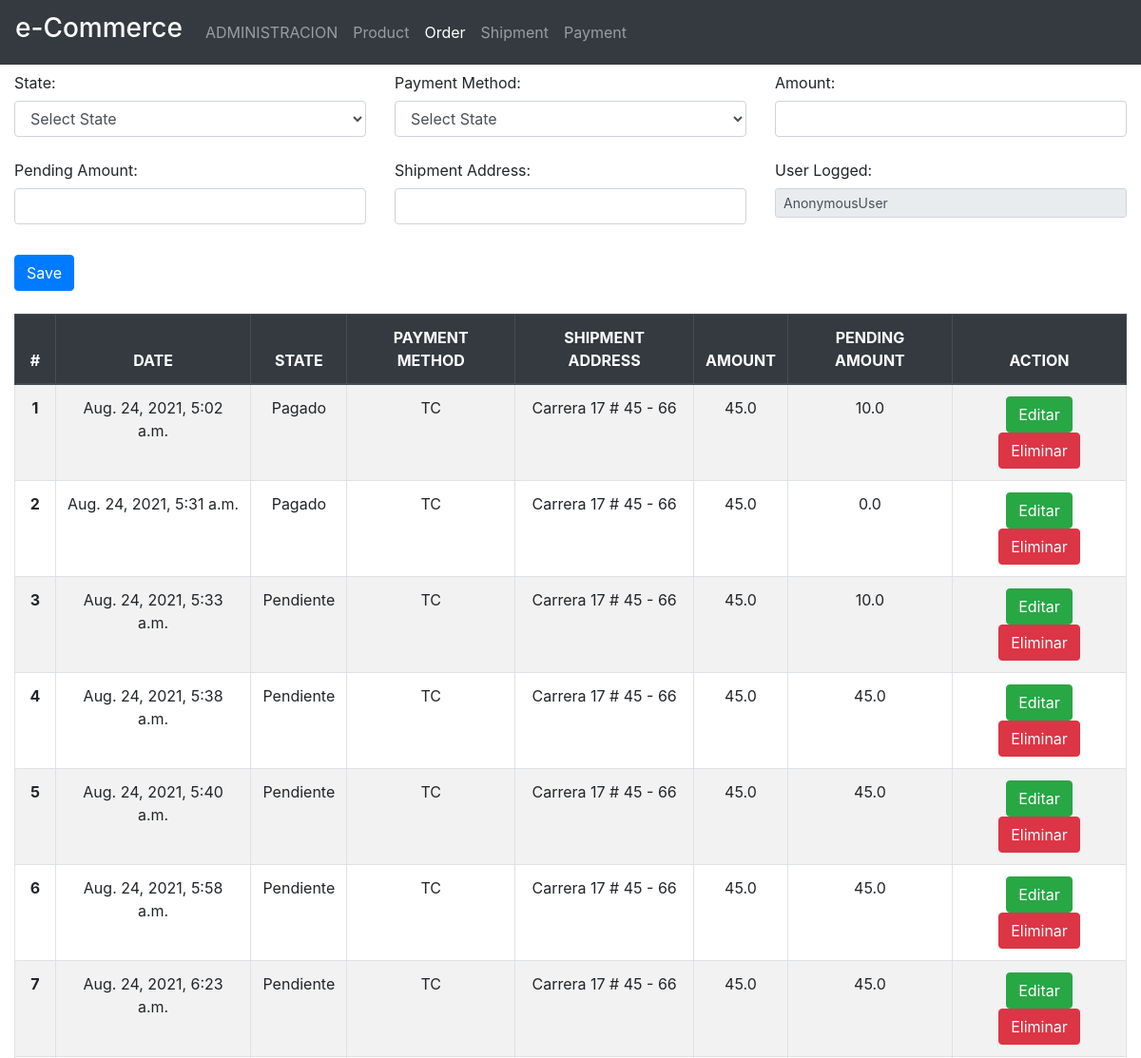
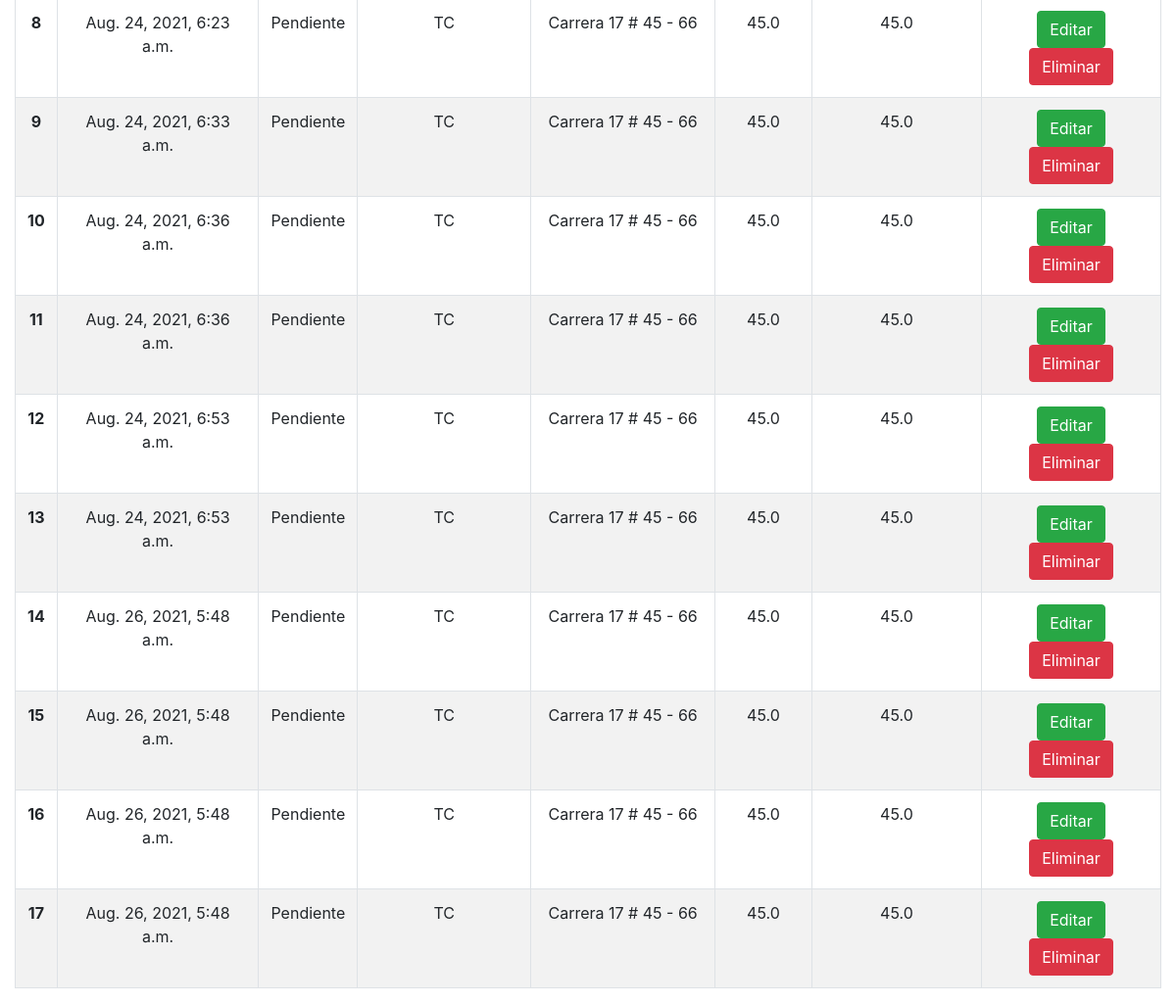
The page /order/ on the database its author committed (2 pictures, top to bottom).
### ordermanagement/models.py (models this page shows, shortened)
class Order(models.Model):
    id = models.AutoField(primary_key = True)
    state = models.ForeignKey(StateOrder, blank=False, on_delete=models.CASCADE)
    payment_method = models.ForeignKey(PaymentMethod, blank=False, on_delete=models.CASCADE)
    shipment_address = models.CharField(max_length=50)
    amount = models.FloatField()
    pending_amount = models.FloatField(blank=True,null=True)
    orderproducts = models.ManyToManyField(Product, through='OrderProduct')
    user = models.ForeignKey(User, blank=False, on_delete=models.CASCADE)
    datetime_created = models.DateTimeField('Fecha de creación de la orden',auto_now= False, auto_now_add = True)
    datetime_updated = models.DateTimeField('Fecha de actualización de la orden',auto_now= True, auto_now_add = False)

### principal/models.py (models this page shows)
class StateOrder(models.Model):
    id = models.AutoField(primary_key = True)
    name = models.CharField(max_length=50)
    description = models.CharField(max_length=50)
    def __str__(self):
        return (self.name)

class PaymentMethod(models.Model):
    id = models.AutoField(primary_key = True)
    name = models.CharField(max_length=50)
    description = models.CharField(max_length=50)
    def __str__(self):
        return (self.name)

### ordermanagement/views.py (the view)
# urls.py: path('order/', OrderFormView, name='order'),
def OrderFormView(request):
    template = loader.get_template('order.html')
    if request.method == 'POST':
        print('AQUI',request.POST)
        form = OrderForm(request.POST)
        if ('payment_method' in request.POST) or ('pending_amount' in request.POST):
            if form.is_valid():
                form.save()
            return HttpResponseRedirect('/order/')
        elif 'delete' in request.POST:
            data=json.loads(request.POST['delete'])
            if data:
                id = data['id']
                print(id)
                Order.objects.filter(id=id).delete()
            return HttpResponseRedirect('/order/')
        elif 'editar' in request.POST:
            data=json.loads(request.POST['editar'])
            id = data['id']
            fields = data['detalleArray']
            state = StateOrder.objects.filter(id=fields['state']).first()
            payment_method = PaymentMethod.objects.filter(id=fields['payment_method']).first()
            amount = fields['amount']
            pending_amount = fields['pending_amount']
            shipment_address = fields['shipment_address']
            Order.objects.filter(id=id).update(state=state,payment_method=payment_method,amount=amount,pending_amount=pending_amount,shipment_address=shipment_address)
            return HttpResponseRedirect('/order/')
        else:
            return HttpResponseRedirect('/Error/')
    else:
            form = OrderForm()
            context ={'form': form,
            'user': {'idUser':request.user.id, 'user':request.user},
            'orders': Order.objects.all(),
            'states':StateOrder.objects.all(),
            'paymentMethods':PaymentMethod.objects.all()
            }
    return HttpResponse(template.render(context, request))

### ordermanagement/forms.py
class OrderForm(forms.ModelForm):
    class Meta:
        model = Order
        fields = [
        'state',
        'payment_method',
        'shipment_address',
        'amount',
        'pending_amount'
        ]
        widgets = {
            'state' : forms.Select(attrs={'class':'form-control'}),
            'payment_method' : forms.Select(attrs={'class':'form-control'}),
            'shipment_address' : forms.TextInput(attrs={'class':'form-control'}),
            'amount' : forms.TextInput(attrs={'class':'form-control', 'type':'number'}),
            'pending_amount' : forms.TextInput(attrs={'class':'form-control', 'type':'number'})
        }

### ordermanagement/templates/order.html (shortened to what this page needs)
{% extends 'base.html' %}
{% block clase1 %}active{% endblock %}
{% block content %}
<div class="container-fluid">
    <form action="/order/" method="POST" enctype="multipart/form-data">{% csrf_token %}
        <div class="row ">
            <div class="form-group col-md-4">
                <label for="desde-text" class="col-form-label">State:</label>
                <select class="form-control" name="state">
                    <option value="0">Select State</option>
                </select>
            </div>
            <div class="form-group col-md-4">
                <label for="desde-text" class="col-form-label">Payment Method:</label>
                <select class="form-control" name="payment_method">
                    <option value="0">Select State</option>
                </select>
            </div>
            <div class="form-group col-md-4">
                <label for="desde-text" class="col-form-label">Amount:</label>
                {{form.amount}}
            </div>
        </div>
        <div class="row">
            <div class="form-group col-md-4">
                <label for="desde-text" class="col-form-label">Pending Amount:</label>
                {{form.pending_amount}}
            </div>
            <div class="form-group col-md-4">
                <label for="message-text" class="col-form-label">Shipment Address:</label>
                {{form.shipment_address}}
            </div>
            <div class="form-group col-md-4">
                <label for="message-text" class="col-form-label">User Logged:</label>
                <input class="form-control form-control-sm" value="{{user.user}}" type="text"
                id="saddress" REQUIRED name="iduser" disabled>
            </div>
        </div>
        <div class="row">
        </div>
        <Button class="btn btn-primary" type="submit">Save</Button>
    </form>
    <div>
        <br>
        <table id="myTable" class="table table-hover table-striped  table-bordered text-center ancho">
            <thead class="thead-dark">
                <tr>
                    <th scope="col">#</th>
                    <th scope="col">DATE</th>
                    <th scope="col">STATE</th>
                    <th scope="col">PAYMENT METHOD</th>
                    <th scope="col">SHIPMENT ADDRESS</th>
                    <th scope="col">AMOUNT</th>
                    <th scope="col">PENDING AMOUNT</th>
                    <th scope="col">ACTION</th>
                </tr>
            </thead>
            <tbody>
                {% for o in orders %}
                <tr>
                    <th>{{ forloop.counter }}</th>
                    <td>{{ o.datetime_created }}</td>
                    <td>{{ o.state }}</td>
                    <td>{{ o.payment_method }}</td>
                    <td>{{ o.shipment_address }}</td>
                    <td>{{ o.amount }}</td>
                    <td>{{ o.pending_amount }}</td>
                    <td><button type="button" class="btn btn-success " onclick="modalEditar(`{{o.id}}`)">Editar</button>
                        <button type="button" class="btn btn-danger"
                            onclick="advertenciaEliminar(`{{o.id}}`)">Eliminar</button>
                    </td>
                </tr>
                {% endfor %}
            </tbody>
        </table>
    </div>
</div>
{% endblock %}

### rows shown on the page
Order: datetime_created "Aug. 24, 2021, 5:02 a.m.", state "Pagado", payment_method "TC", shipment_address "Carrera 17 # 45 - 66", amount "45.0", pending_amount "10.0"
Order: datetime_created "Aug. 24, 2021, 5:31 a.m.", state "Pagado", payment_method "TC", shipment_address "Carrera 17 # 45 - 66", amount "45.0", pending_amount "0.0"
Order: datetime_created "Aug. 24, 2021, 5:33 a.m.", state "Pendiente", payment_method "TC", shipment_address "Carrera 17 # 45 - 66", amount "45.0", pending_amount "10.0"
Order: datetime_created "Aug. 24, 2021, 5:38 a.m.", state "Pendiente", payment_method "TC", shipment_address "Carrera 17 # 45 - 66", amount "45.0", pending_amount "45.0"
Order: datetime_created "Aug. 24, 2021, 5:40 a.m.", state "Pendiente", payment_method "TC", shipment_address "Carrera 17 # 45 - 66", amount "45.0", pending_amount "45.0"
Order: datetime_created "Aug. 24, 2021, 5:58 a.m.", state "Pendiente", payment_method "TC", shipment_address "Carrera 17 # 45 - 66", amount "45.0", pending_amount "45.0"
Order: datetime_created "Aug. 24, 2021, 6:23 a.m.", state "Pendiente", payment_method "TC", shipment_address "Carrera 17 # 45 - 66", amount "45.0", pending_amount "45.0"
Order: datetime_created "Aug. 24, 2021, 6:23 a.m.", state "Pendiente", payment_method "TC", shipment_address "Carrera 17 # 45 - 66", amount "45.0", pending_amount "45.0"
Order: datetime_created "Aug. 24, 2021, 6:33 a.m.", state "Pendiente", payment_method "TC", shipment_address "Carrera 17 # 45 - 66", amount "45.0", pending_amount "45.0"
Order: datetime_created "Aug. 24, 2021, 6:36 a.m.", state "Pendiente", payment_method "TC", shipment_address "Carrera 17 # 45 - 66", amount "45.0", pending_amount "45.0"
Order: datetime_created "Aug. 24, 2021, 6:36 a.m.", state "Pendiente", payment_method "TC", shipment_address "Carrera 17 # 45 - 66", amount "45.0", pending_amount "45.0"
Order: datetime_created "Aug. 24, 2021, 6:53 a.m.", state "Pendiente", payment_method "TC", shipment_address "Carrera 17 # 45 - 66", amount "45.0", pending_amount "45.0"
Order: datetime_created "Aug. 24, 2021, 6:53 a.m.", state "Pendiente", payment_method "TC", shipment_address "Carrera 17 # 45 - 66", amount "45.0", pending_amount "45.0"
Order: datetime_created "Aug. 26, 2021, 5:48 a.m.", state "Pendiente", payment_method "TC", shipment_address "Carrera 17 # 45 - 66", amount "45.0", pending_amount "45.0"
Order: datetime_created "Aug. 26, 2021, 5:48 a.m.", state "Pendiente", payment_method "TC", shipment_address "Carrera 17 # 45 - 66", amount "45.0", pending_amount "45.0"
Order: datetime_created "Aug. 26, 2021, 5:48 a.m.", state "Pendiente", payment_method "TC", shipment_address "Carrera 17 # 45 - 66", amount "45.0", pending_amount "45.0"
Order: datetime_created "Aug. 26, 2021, 5:48 a.m.", state "Pendiente", payment_method "TC", shipment_address "Carrera 17 # 45 - 66", amount "45.0", pending_amount "45.0"
